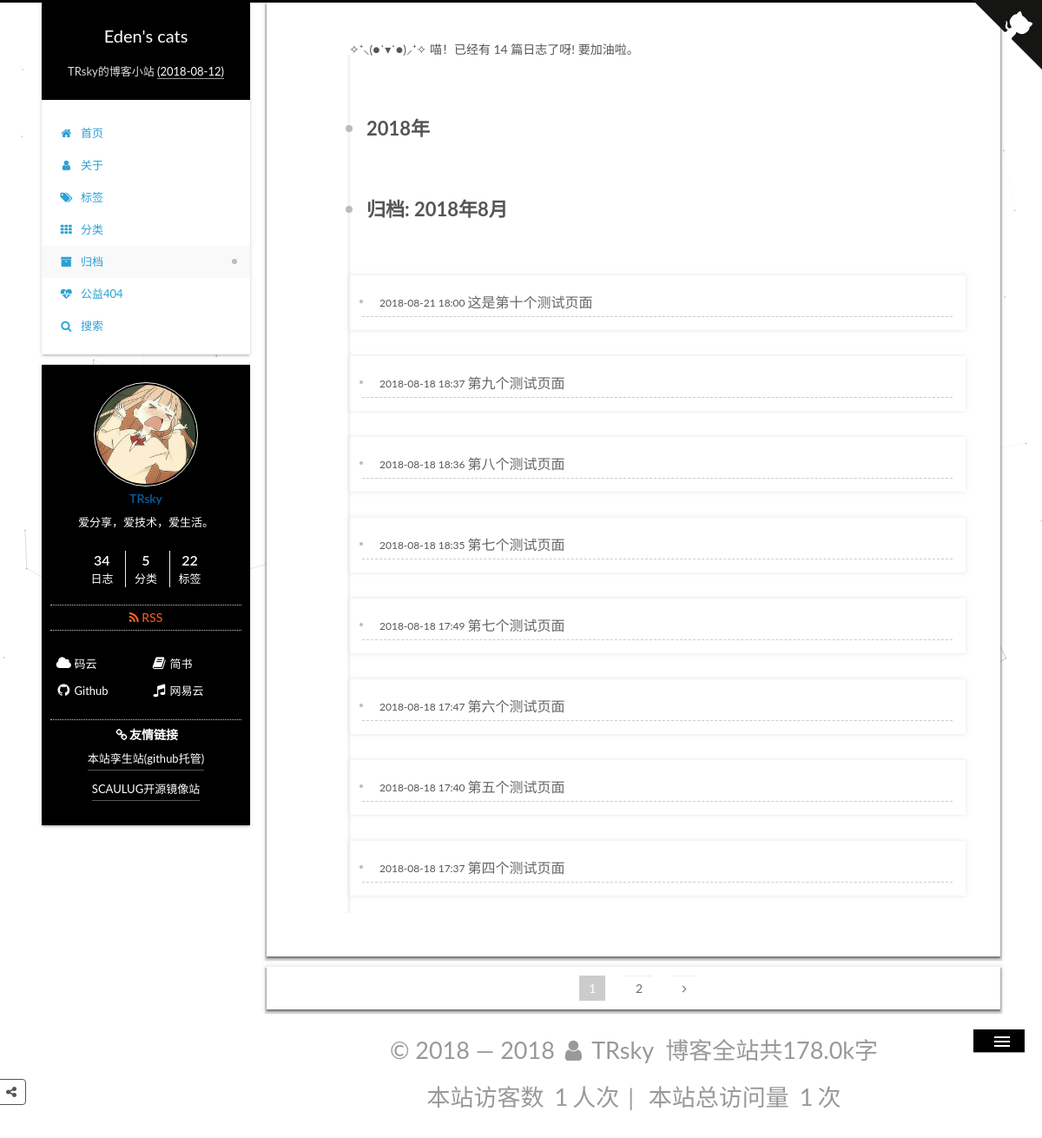
/archives/, run on the app's committed database.
### apps/blog/models.py (models this page shows, shortened)
class Article(models.Model):
    STATUS_CHOICES = (
        ('draft', '草稿'),
        ('publish', '发表'),
    )
    title = models.CharField(verbose_name='标题', max_length=100)
    content = models.TextField(verbose_name='正文', blank=True, null=True)
    status = models.CharField(verbose_name='文章状态', max_length=10, choices=STATUS_CHOICES, default='publish')
    created_time = models.DateTimeField(verbose_name='创建时间', default=now)
    public_time = models.DateTimeField(verbose_name='发布时间', blank=True, null=True)
    modified_time = models.DateTimeField(verbose_name='修改时间', default=now)
    words = models.PositiveIntegerField(verbose_name='文章字数', default=0)
    time = models.PositiveIntegerField(verbose_name='阅读时长', default=0 )
    views = models.PositiveIntegerField(verbose_name='访问量', default=0)
    slogan = models.TextField(verbose_name='标语', blank=True, null=True)
    excerpt = models.CharField(verbose_name='文章摘要', max_length=500, blank=True)
    category = models.ForeignKey(Category, verbose_name='分类', on_delete=models.CASCADE, blank=False, null=False)
    tags = models.ManyToManyField(Tag, verbose_name='标签', blank=True)
    author = models.ForeignKey(User, verbose_name='作者', on_delete=models.CASCADE, blank=False, null=False)
    class Meta:  # 按文章创建日期降序排序
        ordering = ['-public_time']
        verbose_name = '文章'  # 指定后台显示模型名称
        verbose_name_plural = '文章列表'  # 指定后台显示模型复数名称
        db_table = 'article'  # 数据库表
        get_latest_by = 'created_time'

### apps/blog/views.py (the view)
# urls.py: path('archives/', views.archives, name='archives'),  # 按月归档
def archives(request):
        posts = Article.objects.filter(status='publish', public_time__isnull=False).order_by('-public_time')
        paginator = Paginator(posts, 8)
        try:
            page = request.GET.get('page')
            post_list = paginator.page(page)
        except PageNotAnInteger:
            post_list = paginator.page(1)
        except EmptyPage:
            post_list = paginator.page(paginator.num_pages)
        return render(request, 'archives.html', {
            'posts': posts,
            'post_list': post_list,
            'category_list': categories,
            'months': months,
            'years': years,
        })

### apps/blog/templatetags/pagetag.py (called while the page is built)
@register.simple_tag
def pagination_pages(curr_page, loop_page):
    offset = abs(curr_page - loop_page)
    if offset < 3:
        if curr_page == loop_page:
            page_element = '<span class="page-number current">%s</span>' % loop_page
        else:
            page_element = ' <a class="page-number" href="?page=%s">%s</a>' % (loop_page, loop_page)
        return format_html(page_element)
    else:
        return ''

### templates/archives.html (shortened to what this page needs)
{% extends "base.html" %}
{% block content %}
    {% load pagetag %}
	<div class="content-wrap">
						<div id="content" class="content">
							<div class="post-block archive">
								<div id="posts" class="posts-collapse">
									<span class="archive-page-counter">✧⁺⸜(●˙▾˙●)⸝⁺✧ 喵！已经有 {{ posts.count }} 篇日志了呀! 要加油啦。</span>
                        {% regroup post_list.object_list by created_time.year as date_by_year %}
                        {% for years in date_by_year %}
                             <div class="collection-title">
										<h1 class="archive-year" id="{{  years.grouper }}">{{ years.grouper }}年</h1>
									</div>
                            {% regroup years.list by created_time.month as date_by_month %}
                            {% for months in date_by_month %}
                                    <div class="collection-title">
										<h1 class="archive-year" id="{{ months.grouper }}">归档:&nbsp;{{ years.grouper }}年{{ months.grouper }}月</h1>
									</div>
                                   {% for post in months.list %}
									<article class="post post-type-normal" itemscope itemtype="http://schema.org/Article">
										<header class="post-header">
											<h2 class="post-title"><a class="post-title-link" href="{% url 'detail' id=post.id %}" itemprop="url"><span itemprop="name">{{ post.title }}</span></a></h2>
											<div class="post-meta">
												<time class="post-time" itemprop="dateCreated" datetime="{{ post.public_time|date:'Y-m-d H:i'}}" content="{{ year_month }}">
													{{ post.public_time|date:'Y-m-d H:i' }}
												</time>
											</div>
										</header>
									</article>
                                    {% endfor %}
                                         {% endfor %}
                          {% empty %}
                            Sorry,暂无归档！
                            {% endfor %}
								</div>
							</div>
							<nav class="pagination">
                                     {% if post_list.object_list and post_list.paginator.num_pages > 0 %}
                                    {% for pg in post_list.paginator.page_range %}
                                       {% pagination_pages post_list.number pg %}
                                    {% endfor %}
                                    {% if post_list.has_next %}
                                    <a class="extend next" rel="next" href="?page={{ post_list.next_page_number }}"><i class="fa fa-angle-right"></i></a>
                                        {% endif %}
                                {% endif %}
							</nav>
						</div>
					</div>
{% include "leftSidebar.html" %}
{% endblock %}

### static/css/main.css (style rules this page uses)
body, sub, sup { height: 100%; position: relative }
a, body { color: #555 }
html { height: 100%; font-family: sans-serif; -ms-text-size-adjust: 100%; -webkit-text-size-adjust: 100% }
article, aside, details, figcaption, figure, footer, header, hgroup, main, menu, nav, section, summary { display: block }
body, h1, h2, h3, h4, h5, h6 { font-family: Lato, "PingFang SC", "Microsoft YaHei", sans-serif; margin: 0 }
body { font-size: 14px; line-height: 2; background: #fff0 }
h1, h2, h3, h4, h5, h6 { padding: 0; font-weight: 700; line-height: 1.5 }
h2, h3, h4, h5, h6 { margin: 20px 0 15px }
h1 { font-size: 22px }
h2 { font-size: 20px }
body, html { height: 100% }
.back-to-top, .btn, .pagination .next, .pagination .page-number, .pagination .prev, .posts-collapse .post-header, .posts-collapse .post-header::before, .posts-expand .post-title-link::before { transition-duration: .2s; transition-timing-function: ease-in-out; transition-delay: 0s }
.back-to-top, .menu, .pagination, .site-meta, .tag-cloud { text-align: center }
.page-number-basic, .pagination .next, .pagination .page-number, .pagination .prev, .pagination .space { display: inline-block; position: relative; top: -1px; margin: 0 10px; padding: 0 11px }
.pagination .next, .pagination .page-number, .pagination .prev { border-bottom: 0; border-top: 1px solid #eee; transition-property: border-color }
.pagination .next { margin-right: 0 }
.pagination .page-number.current { color: #fff; background: #ccc; border-top-color: #ccc }
.pagination a { color: #6b6b6b }
.use-motion .brand, .use-motion .collection-title, .use-motion .comments, .use-motion .menu-item, .use-motion .pagination, .use-motion .post-block, .use-motion .post-body, .use-motion .post-header { opacity: 0 }
.posts-collapse { position: relative; z-index: 1010; margin-left: 55px }
.posts-collapse::after { content: " "; position: absolute; top: 20px; left: 0; margin-left: -2px; width: 4px; height: 100%; background: #f5f5f5; z-index: -1 }
.posts-collapse .collection-title::before, .posts-collapse .post-header::before { left: 0; background: #bbb; border-radius: 50%; content: " " }
.posts-collapse .collection-title { position: relative; margin: 60px 0 }
.posts-collapse .collection-title h1, .posts-collapse .collection-title h2 { margin-left: 20px }
.posts-collapse .collection-title::before { position: absolute; top: 50%; margin-left: -4px; margin-top: -4px; width: 8px; height: 8px }
.posts-collapse .post { margin: 30px 0 }
.posts-collapse .post-header { position: relative; transition-property: border; border-bottom: 1px dashed #ccc }
.posts-collapse .post-header::before { position: absolute; top: 12px; width: 6px; height: 6px; margin-left: -4px; border: 1px solid #fff; transition-property: background }
.posts-collapse .post-meta { position: absolute; font-size: 12px; left: 20px; top: 5px }
.posts-collapse .post-title { margin-left: 60px; font-size: 16px; font-weight: 400; line-height: inherit }
.posts-collapse .post-title::after { margin-left: 3px; opacity: .6 }
.posts-collapse .post-title a { color: #666; border-bottom: none }
.content-wrap { float: right; box-sizing: border-box; width: calc(100% - 259px); min-height: 700px }
.content-wrap { padding: initial; background: initial; box-shadow: initial; border-radius: initial }
.comments, .post-block { padding: 40px; background: #fff }
.post-block { box-shadow: 0 2px 2px 0 rgb(109, 109, 109), 0 3px 1px 2px rgba(0, 0, 0, 0.13), 0 1px 5px 2px rgba(0,0,0,.12); border-radius: initial }
#posts > article+ article .post-block, .comments, .pagination { box-shadow: 0 2px 2px 0 rgb(109, 109, 109), 0 3px 1px 2px rgba(0, 0, 0, 0.13), 0 1px 5px 2px rgba(0,0,0,.12); border-radius: initial }
.pagination { margin: 12px 0 0; border-top: initial; background: #fff; padding: 10px 0 }
.pagination .next, .pagination .page-number, .pagination .prev { margin-bottom: initial; top: initial }
.post-header h1, .post-header h2 { margin: initial }
.post { margin-top: 10px; margin-bottom: 10px; padding: 15px; -webkit-box-shadow: 0 0 5px rgba(202,203,203,.5); -moz-box-shadow: 0 0 5px rgba(202,203,204,.5) }

### static/css/style.css (style rules this page uses)
html * { -webkit-font-smoothing: antialiased; -moz-osx-font-smoothing: grayscale; }
*, *:after, *:before { -webkit-box-sizing: border-box; -moz-box-sizing: border-box; box-sizing: border-box; }

### data on the page
Article: title "这是第十个测试页面", public_time "2018-08-21 18:00"
Article: title "第九个测试页面", public_time "2018-08-18 18:37"
Article: title "第八个测试页面", public_time "2018-08-18 18:36"
Article: title "第七个测试页面", public_time "2018-08-18 18:35"
Article: title "第七个测试页面", public_time "2018-08-18 17:49"
Article: title "第六个测试页面", public_time "2018-08-18 17:47"
Article: title "第五个测试页面", public_time "2018-08-18 17:40"
Article: title "第四个测试页面", public_time "2018-08-18 17:37"

### other printed values
{{ posts.count }} "14"
{{ years.grouper }} "2018"
{{ months.grouper }} "8"
